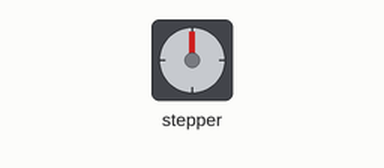
A sketch run on a simulated Arduino Uno, built with avr-gcc and run on an emulated ATmega328P. On the bench: stepper motor. Wiring (inferred from the names in the program): stepper motor driver (200 steps per turn assumed): step pin 9; direction pin 8.

Above: at 0.05 s.
At 1.15 s:
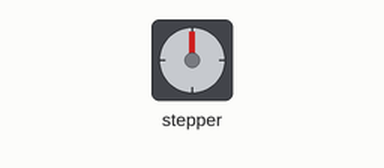
At 2.2 s:
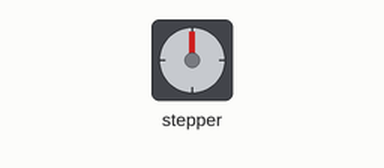
Timing chart, 0 to 5.1 s (numbered marks = the images above):
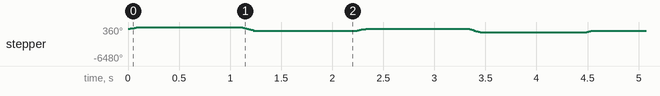

Measured:
- by itself, stepper: turns 360° clockwise in 0.08 s, then 720° counter-clockwise in 0.12 s, repeating every 2.2 s

The sketch:

pasoapasocoderef.ino
```cpp
const int dirPin = 8;
const int stepPin = 9;

const int steps = 200;
int stepDelay;

void setup() {
   // Marcar los pines como salida
   pinMode(dirPin, OUTPUT);
   pinMode(stepPin, OUTPUT);
}

void loop() {
   //Activar una direccion y fijar la velocidad con stepDelay
   digitalWrite(dirPin, HIGH);
   stepDelay = 250;
   // Giramos 200 pulsos para hacer una vuelta completa
   for (int x = 0; x < 200; x++) {
      digitalWrite(stepPin, HIGH);
      delayMicroseconds(stepDelay);
      digitalWrite(stepPin, LOW);
      delayMicroseconds(stepDelay);
   }
   delay(1000);

   //Cambiamos la direccion y aumentamos la velocidad
   digitalWrite(dirPin, LOW);
   stepDelay = 150;
   // Giramos 400 pulsos para hacer dos vueltas completas
   for (int x = 0; x < 400; x++) {
      digitalWrite(stepPin, HIGH);
      delayMicroseconds(stepDelay);
      digitalWrite(stepPin, LOW);
      delayMicroseconds(stepDelay);
   }
   delay(1000);
}
```
